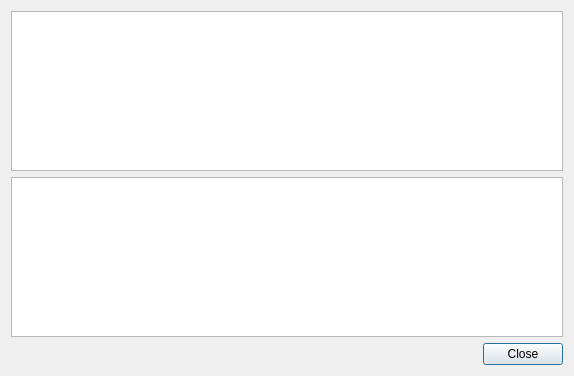
<?xml version="1.0" encoding="UTF-8"?>
<ui version="4.0">
 <class>ProblemsDialog</class>
 <widget class="QDialog" name="ProblemsDialog">
  <property name="geometry">
   <rect>
    <x>0</x>
    <y>0</y>
    <width>574</width>
    <height>376</height>
   </rect>
  </property>
  <property name="windowTitle">
   <string>Notifications</string>
  </property>
  <layout class="QVBoxLayout" name="verticalLayout" stretch="0,0,0">
   <item>
    <widget class="QTreeWidget" name="problemsWidget">
     <property name="columnCount">
      <number>2</number>
     </property>
     <attribute name="headerVisible">
      <bool>false</bool>
     </attribute>
     <attribute name="headerDefaultSectionSize">
      <number>350</number>
     </attribute>
     <column>
      <property name="text">
       <string notr="true">1</string>
      </property>
     </column>
     <column>
      <property name="text">
       <string notr="true">2</string>
      </property>
     </column>
    </widget>
   </item>
   <item>
    <widget class="QTextBrowser" name="descriptionText">
     <property name="lineWrapMode">
      <enum>QTextEdit::NoWrap</enum>
     </property>
     <property name="readOnly">
      <bool>true</bool>
     </property>
     <property name="html">
      <string>&lt;!DOCTYPE HTML PUBLIC &quot;-//W3C//DTD HTML 4.0//EN&quot; &quot;http://www.w3.org/TR/REC-html40/strict.dtd&quot;&gt;
&lt;html&gt;&lt;head&gt;&lt;meta name=&quot;qrichtext&quot; content=&quot;1&quot; /&gt;&lt;style type=&quot;text/css&quot;&gt;
p, li { white-space: pre-wrap; }
&lt;/style&gt;&lt;/head&gt;&lt;body style=&quot; font-family:'MS Shell Dlg 2'; font-size:8.25pt; font-weight:400; font-style:normal;&quot;&gt;
&lt;p style=&quot;-qt-paragraph-type:empty; margin-top:0px; margin-bottom:0px; margin-left:0px; margin-right:0px; -qt-block-indent:0; text-indent:0px; font-size:7.8pt;&quot;&gt;&lt;br /&gt;&lt;/p&gt;&lt;/body&gt;&lt;/html&gt;</string>
     </property>
    </widget>
   </item>
   <item>
    <layout class="QHBoxLayout" name="horizontalLayout">
     <item>
      <spacer name="horizontalSpacer">
       <property name="orientation">
        <enum>Qt::Horizontal</enum>
       </property>
       <property name="sizeHint" stdset="0">
        <size>
         <width>40</width>
         <height>20</height>
        </size>
       </property>
      </spacer>
     </item>
     <item>
      <widget class="QPushButton" name="closeButton">
       <property name="text">
        <string>Close</string>
       </property>
      </widget>
     </item>
    </layout>
   </item>
  </layout>
 </widget>
 <resources/>
 <connections>
  <connection>
   <sender>closeButton</sender>
   <signal>clicked()</signal>
   <receiver>ProblemsDialog</receiver>
   <slot>accept()</slot>
   <hints>
    <hint type="sourcelabel">
     <x>526</x>
     <y>354</y>
    </hint>
    <hint type="destinationlabel">
     <x>286</x>
     <y>187</y>
    </hint>
   </hints>
  </connection>
 </connections>
</ui>
